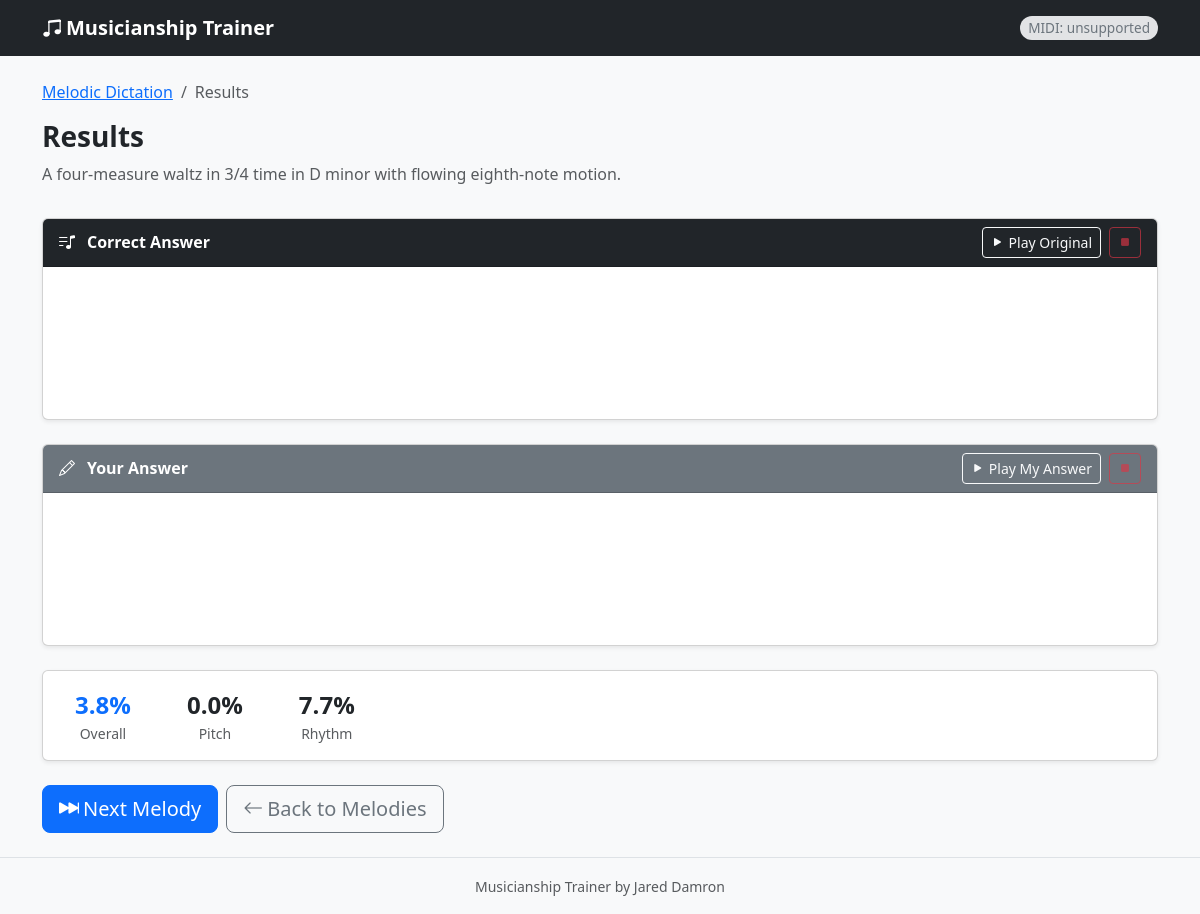
Page /results/1 on the committed database.
### models.py (models this page shows, shortened)
class Melody(db.Model):
    id = db.Column(db.Integer, primary_key=True)
    name = db.Column(db.String(100), nullable=False)
    description = db.Column(db.String(300))
    midi_filename = db.Column(db.String(200), nullable=False)
    source_key = db.Column(db.String(100), nullable=True)
    notes_json = db.Column(db.Text, nullable=False)
    time_signature = db.Column(db.String(10), default='4/4')
    key_signature = db.Column(db.String(10), default='C')
    clef = db.Column(db.String(10), default='treble')
    min_duration = db.Column(db.String(5), default='q')
    difficulty = db.Column(db.Integer, default=1)  # 1–5
    tempo = db.Column(db.Integer, default=120)
    tags = db.relationship('Tag', secondary=melody_tags, backref='melodies', lazy='subquery')
    @property
    def notes(self):
        return json.loads(self.notes_json)

class UserAttempt(db.Model):
    id = db.Column(db.Integer, primary_key=True)
    melody_id = db.Column(db.Integer, db.ForeignKey('melody.id'), nullable=False)
    melody = db.relationship('Melody', backref='attempts')
    user_notes_json = db.Column(db.Text, nullable=False, default='[]')
    pitch_accuracy = db.Column(db.Float, default=0.0)
    duration_accuracy = db.Column(db.Float, default=0.0)
    overall_score = db.Column(db.Float, default=0.0)
    created_at = db.Column(db.DateTime, server_default=db.func.now())
    @property
    def user_notes(self):
        return json.loads(self.user_notes_json)

### app.py (the view)
@app.route('/results/<int:attempt_id>')
def results(attempt_id):
    attempt = UserAttempt.query.get_or_404(attempt_id)
    melody = attempt.melody
    correct_notes = melody.notes
    user_notes = attempt.user_notes
    comparison = []
    total = max(len(correct_notes), len(user_notes))
    for i in range(total):
        c = correct_notes[i] if i < len(correct_notes) else None
        u = user_notes[i] if i < len(user_notes) else None
        comparison.append({
            'index': i + 1,
            'correct': c,
            'user': u,
            'pitch_match': (c and u and pitches_match(c['key'], u['key'])),
            'duration_match': (c and u and c['duration'] == u['duration']),
        })
    next_url = build_next_url()
    return render_template('results.html', attempt=attempt, melody=melody,
                           comparison=comparison, next_url=next_url)

### app.py (called while the page is built)
def key_to_midi(key):
    try:
        slash      = key.index('/')
        letter_acc = key[:slash].strip().lower()
        octave     = int(key[slash + 1:].strip())
        pc         = _PC.get(letter_acc)
        if pc is None:
            return None
        return (octave + 1) * 12 + pc
    except (ValueError, IndexError):
        return None

def pitches_match(key1, key2):
    k1, k2 = key1.strip().lower(), key2.strip().lower()
    if k1 == k2:
        return True
    m1, m2 = key_to_midi(k1), key_to_midi(k2)
    return m1 is not None and m2 is not None and m1 == m2

def build_next_url():
    from urllib.parse import urlencode
    difficulties = session.get('last_difficulty', [])
    tags         = session.get('last_tags', [])
    time_sigs    = session.get('last_time_sigs', [])
    min_durs     = session.get('last_min_durs', [])
    clefs        = session.get('last_clefs', [])
    params = (
        [('difficulty', d) for d in difficulties]
        + [('tag',       t) for t in tags]
        + [('time_sig',  s) for s in time_sigs]
        + [('min_dur',   d) for d in min_durs]
        + [('clef',      c) for c in clefs]
    )
    if params:
        return url_for('random_melody') + '?' + urlencode(params)
    return url_for('random_melody')

### templates/results.html (shortened to what this page needs)
{% extends 'base.html' %}
{% block content %}
<div class="row mb-3">
  <div class="col">
    <nav aria-label="breadcrumb">
      <ol class="breadcrumb">
        <li class="breadcrumb-item"><a href="{{ url_for('melodic_index') }}">Melodic Dictation</a></li>
        <li class="breadcrumb-item active">Results</li>
      </ol>
    </nav>
    <h1 class="h3 fw-bold">Results</h1>
    {% if melody.description %}
      <p class="text-muted">{{ melody.description }}</p>
    {% endif %}
  </div>
</div>
<div class="card shadow-sm mb-4">
  <div class="card-header bg-dark text-white d-flex align-items-center gap-2">
    <i class="bi bi-music-note-list me-1"></i>
    <span class="fw-semibold">Correct Answer</span>
    <div class="ms-auto d-flex gap-2 align-items-center">
      <button id="btn-play" class="btn btn-sm btn-outline-light" title="Play correct melody">
        <i class="bi bi-play-fill me-1"></i>Play Original
      </button>
      <button id="btn-stop" class="btn btn-sm btn-outline-danger" title="Stop" disabled>
        <i class="bi bi-stop-fill"></i>
      </button>
    </div>
  </div>
  <div class="card-body">
    <div id="correct-staff"></div>
  </div>
</div>
<div class="card shadow-sm mb-4">
  <div class="card-header bg-secondary text-white d-flex align-items-center gap-2">
    <i class="bi bi-pencil me-1"></i>
    <span class="fw-semibold">Your Answer</span>
    <div class="ms-auto d-flex gap-2">
      <button id="btn-play-user" class="btn btn-sm btn-outline-light">
        <i class="bi bi-play-fill me-1"></i>Play My Answer
      </button>
      <button id="btn-stop-user" class="btn btn-sm btn-outline-danger" disabled>
        <i class="bi bi-stop-fill"></i>
      </button>
    </div>
  </div>
  <div class="card-body">
    <div id="user-staff"></div>
  </div>
</div>
<div class="card shadow-sm mb-4">
  <div class="card-body d-flex gap-4 flex-wrap">
    <div class="text-center px-3">
      <div class="fs-4 fw-bold text-primary">{{ attempt.overall_score }}%</div>
      <div class="text-muted small">Overall</div>
    </div>
    <div class="text-center px-3">
      <div class="fs-4 fw-bold">{{ attempt.pitch_accuracy }}%</div>
      <div class="text-muted small">Pitch</div>
    </div>
    <div class="text-center px-3">
      <div class="fs-4 fw-bold">{{ attempt.duration_accuracy }}%</div>
      <div class="text-muted small">Rhythm</div>
    </div>
  </div>
</div>
<div class="d-flex gap-2">
  <a href="{{ next_url }}" class="btn btn-primary btn-lg">
    <i class="bi bi-skip-forward-fill me-1"></i>Next Melody
  </a>
  <a href="{{ url_for('melodic_index') }}" class="btn btn-outline-secondary btn-lg">
    <i class="bi bi-arrow-left me-1"></i>Back to Melodies
  </a>
</div>
{% endblock %}

### static/css/style.css (style rules this page uses)
body { background-color: #f8f9fa; min-height: 100vh; display: flex; flex-direction: column; }
#correct-staff, #user-staff { overflow-x: auto; min-height: 120px; }

### rows in the picture
Melody: description "A four-measure waltz in 3/4 time in D minor with flowing eighth-note motion."
UserAttempt: overall_score "3.8", pitch_accuracy "0.0", duration_accuracy "7.7"
